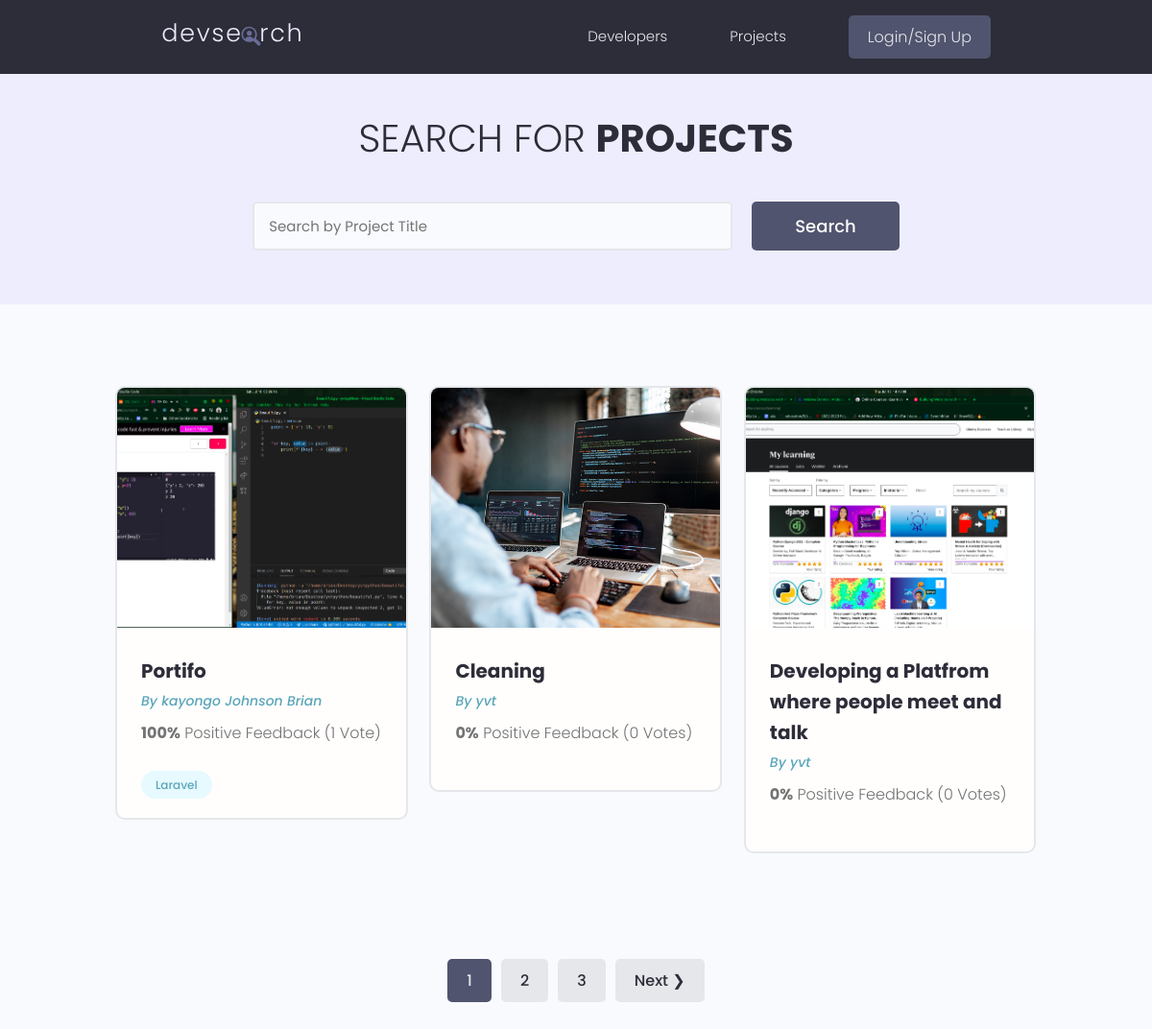
/projects/, run on the app's committed database.
### projects/models.py (models this page shows, shortened)
class Project(models.Model):
    owner = models.ForeignKey(
        Profile, null=True, blank=True, on_delete=models.SET_NULL)
    title = models.CharField(max_length=120)
    description = models.TextField(null=True, blank=True)
    featured_image = models.ImageField(
        null=True, blank=True, default="default.png")
    demo_link = models.CharField(max_length=2000, null=True, blank=True)
    source_link = models.CharField(max_length=2000, null=True, blank=True)
    tags = models.ManyToManyField('Tag', blank=True)
    vote_total = models.IntegerField(default=0, null=True, blank=True)
    vote_ratio = models.IntegerField(default=0, null=True, blank=True)
    created = models.DateTimeField(auto_now_add=True)
    id = models.UUIDField(default=uuid.uuid4,
                          primary_key=True, unique=True, editable=False)
    class Meta:
        ordering = ['-vote_ratio', '-vote_total', 'title']

class Tag(models.Model):
    name = models.CharField(max_length=200)
    created = models.DateTimeField(auto_now_add=True)
    id = models.UUIDField(default=uuid.uuid4,
                          primary_key=True, unique=True, editable=False)
    def __str__(self):
        return self.name

### users/models.py (models this page shows, shortened)
class Profile(models.Model):
    user = models.OneToOneField(
        User, on_delete=models.CASCADE, null=True, blank=True)
    username = models.CharField(max_length=200, null=True, blank=True)
    location = models.CharField(max_length=200, null=True, blank=True)
    name = models.CharField(max_length=200, null=True, blank=True)
    email = models.EmailField(null=True, blank=True, max_length=200)
    short_intro = models.CharField(max_length=200, null=True, blank=True)
    bio = models.TextField(null=True, blank=True)
    profile_image = models.ImageField(
        null=True, blank=True, upload_to="profiles/", default="profiles/user.png")
    social_github = models.CharField(max_length=200, null=True, blank=True)
    social_twiter = models.CharField(max_length=200, null=True, blank=True)
    social_youtube = models.CharField(max_length=200, null=True, blank=True)
    social_website = models.CharField(max_length=200, null=True, blank=True)
    id = models.UUIDField(default=uuid.uuid4,
                          primary_key=True, unique=True, editable=False)
    created = models.DateTimeField(auto_now_add=True)

### projects/views.py (the view)
# urls.py: path('', Index, name='index'),
def Index(request):
    projects, search_query = searchProject(request)
    custom_range, projects = paginationProjects(request, projects, 6)
    context = {'projects': projects,
               'search_query': search_query, 'custom_range': custom_range}
    return render(request, 'projects.html', context)

### projects/utils.py (called while the page is built)
def paginationProjects(request, projects, results):
    page = request.GET.get('page')
    result = 3
    paginator = Paginator(projects, result)
    try:
        projects = paginator.page(page)
    except PageNotAnInteger:
        page = 1
        projects = paginator.page(page)
    except EmptyPage:
        page = paginator.num_pages()
        projects = paginator.page(page)
    leftIndex = (int(page)-4)
    if leftIndex < 1:
        leftIndex = 1
    rightIndex = (int(page)+5)
    if rightIndex > paginator.num_pages:
        rightIndex = paginator.num_pages + 1
    custom_range = range(leftIndex, rightIndex)
    return custom_range, projects

def searchProject(request):
    search_query = ''
    if request.GET.get('search_query'):
        search_query = request.GET.get('search_query')
    tags = Tag.objects.filter(name__icontains=search_query)
    projects = Project.objects.distinct().filter(
        Q(title__icontains=search_query) |
        Q(description__icontains=search_query) |
        Q(owner__name__icontains=search_query) |
        Q(tags__in=tags)
    )
    return projects, search_query

### templates/projects.html (shortened to what this page needs)
{% extends 'main.html' %} {% load static %}{% block content %}
<main class="projects">
    <section  class="hero-section text-center">
        <div class="container container--narrow">
            <div class="hero-section__box">
                <h2>Search for <span>Projects</span></h2>
            </div>
            <div class="hero-section__search">
                <form id="searchForm"  class="form" action="{% url 'index' %}" method="get">
                    <div class="form__field">
                        <input value="{{ search_query }}" class="input input--text" id="formInput#search" type="text" name="search_query" placeholder="Search by Project Title" />
                    </div>
                    <input class="btn btn--sub btn--lg" type="submit" value="Search" />
                </form>
            </div>
        </div>
    </section>
    <section class="projectsList">
        <div class="container">
            <div class="grid grid--three">
                {% for project in projects %}
                <div class="column">
                    <div class="card project">
                        <a href="{% url 'project' project.id %}" class="project">
                            <img class="project__thumbnail" src="{{ project.featured_image.url }}" alt="project thumbnail" />
                            <div class="card__body">
                                <h3 class="project__title">{{ project.title }}</h3>
                                <p><a class="project__author" href="{% url 'user-profile' project.owner.id %}">By {{ project.owner.name }}</a></p>
                                <p class="project--rating">
                                    <span style="font-weight: bold;">{{ project.vote_ratio }}%</span> Positive Feedback ({{ project.vote_total }} Vote{{project.vote_total|pluralize:"s" }})
                                </p>
                                <div class="project__tags">
                                    {% for tag in project.tags.all %}
                                    <span class="tag tag--pill tag--main">
                                        <small>{{ tag }}</small>
                                    </span> {% endfor %}
                                </div>
                            </div>
                        </a>
                    </div>
                </div>
                {% endfor %}
            </div>
        </div>
    </section>
    {% include 'pagination.html' with query_set=projects custom_range=custom_range %}
</main>
{% endblock content %}

### static/styles/app.css (style rules this page uses)
:root { --color-sub: #2d2d39; }
.btn--sub { background-color: var(--color-sub-light); }
.card { border: 2px solid var(--color-light); }
img { width: 100%; }
.hero-section { height: 40vh; display: flex; align-items: center; background-color: var(--color-sub); }
.hero-section__box { margin-bottom: 4rem; }
.hero-section__box > h2, .hero-section__box > h2 > span { font-size: 4rem; color: var(--color-light); line-height: 1.3; text-transform: uppercase; }
.hero-section__box > h2 { font-weight: 300; }
.hero-section__box > h2 > span { font-weight: 700; }
.hero-section__search > .form { display: flex; align-items: center; justify-content: center; gap: 2rem; }
.hero-section__search > .form input.input--text { width: 50rem; }
.project__author { font-size: 1.4rem; font-style: italic; }
.project--rating { margin-bottom: 1.6em; margin-top: .5em; }
.projects > .hero-section { background: var(--color-sub-lighter); height: 30vh; }
.projects .hero-section__box { margin-bottom: 2.5rem; }
.projects .hero-section__box > h2 { color: var(--color-sub); }
.projects .hero-section__box > h2 > span { font-weight: 700; color: var(--color-sub); }
.projectsList { margin-top: 8rem; }
.project__thumbnail { height: 25rem; object-fit: cover; object-position: top center; }
.project__title { font-size: 2rem; font-weight: 700; color: var(--color-sub); }

### static/uikit/styles/modules/_variables.css (style rules this page uses)
:root { --color-main: #5aa5b9; --color-main-light: #e6faff; --color-sub: #3f4156; --color-sub-light: #51546e; --color-sub-lighter: #ededfd; --color-text: #737373; --color-gray: #8b8b8b; --color-light: #e5e7eb; --color-light-gray: #767676; --color-bg: #f8fafd; --color-white: #fffefd; --color-white-light: #f3f3f3; --color-success: #359e64; --color-success-bg: #def8e8; --color-error: #fc4b0b; --color-error-bg: #fff2ee; --font-base: 'Poppins', arial, helvetica, 'Segoe UI', roboto, ubuntu, sans-serif; --font-monospace: 'Fira Code', 'Courier New', courier, monospace; --font-regular: 300; --font-medium: 500; --font-bold: 700; --generic-shadow: 1px 1px 5px #00000010; --generic-transition: all 0.3s ease-in-out; }

### static/uikit/styles/modules/_base.css (style rules this page uses)
* { margin: 0; padding: 0; box-sizing: border-box; text-rendering: optimizeLegibility; color: inherit; font-size: inherit; }
html { font-size: 50%; }
@media only screen and (min-width: 480px) { html { font-size: 56.25%; } }
@media only screen and (min-width: 1200px) { html { font-size: 62.5%; } }
body { line-height: 1.6; font-weight: 400; font-size: 1.5rem; color: var(--color-text); background-color: var(--color-bg); min-height: 100vh; }

### static/uikit/styles/modules/_typography.css (style rules this page uses)
* { font-family: var(--font-base); }
h2 { font-size: 3.6rem; font-weight: var(--font-bold); }
h3 { font-size: 3.2rem; font-weight: var(--font-medium); }
p, span, strong { font-size: 1.6rem; color: var(--color-text); font-weight: var(--font-regular); }
a { padding-bottom: 2px; text-decoration: none; display: inline-block; color: var(--color-main); font-weight: var(--font-medium); }

### static/uikit/styles/modules/_utilities.css (style rules this page uses)
.container { width: 92%; max-width: 165rem; margin: 0 auto; box-sizing: border-box; }
.container--narrow { width: 92%; max-width: 120rem; }
@media screen and (min-width: 1000px) { .container { width: 90%; } }
@media screen and (min-width: 1000px) { .container--narrow { width: 85%; } }
@media screen and (min-width: 1200px) { .container { width: 80%; } }
@media screen and (min-width: 1200px) { .container--narrow { width: 72%; } }
.text-center { text-align: center; }

### static/uikit/styles/modules/_button.css (style rules this page uses)
.btn { display: inline-block; position: relative; cursor: pointer; background-color: var(--color-light); font-weight: var(--font-medium); color: var(--color-sub); text-decoration: none; padding: 1rem 2rem; border-radius: 0.5rem; border: none; width: -webkit-fit-content; width: -moz-fit-content; width: fit-content; height: -webkit-fit-content; height: -moz-fit-content; height: fit-content; font-size: 1.6rem; outline-width: 0; outline-color: transparent; -webkit-backface-visibility: hidden; backface-visibility: hidden; transition: all 0.3s ease-in-out; }
.btn--sub { background-color: var(--color-sub); color: var(--color-white); }
.btn--lg { font-size: 1.8rem; padding: 1.2rem 4.5rem; }

### static/uikit/styles/modules/_card.css (style rules this page uses)
.card { border-radius: 1rem; background-color: var(--color-white); border: 1.5px solid var(--color-light); width: auto; height: auto; margin-top: 0.5rem; margin-bottom: 0.5rem; overflow: hidden; }
.card__body, .card__header { padding: 2rem 2.5rem; }

### data on the page
Project: featured_image (picture), title "Portifo", owner.name "kayongo Johnson Brian", vote_ratio "100", vote_total "1"
Tag: name "Laravel"
Project: featured_image (picture), title "Cleaning", owner.name "yvt", vote_ratio "0", vote_total "0"
Project: featured_image (picture), title "Developing a Platfrom where people meet and talk", owner.name "yvt", vote_ratio "0", vote_total "0"

### other printed values
{{ page }} "1"
{{ page }} "2" "3"
